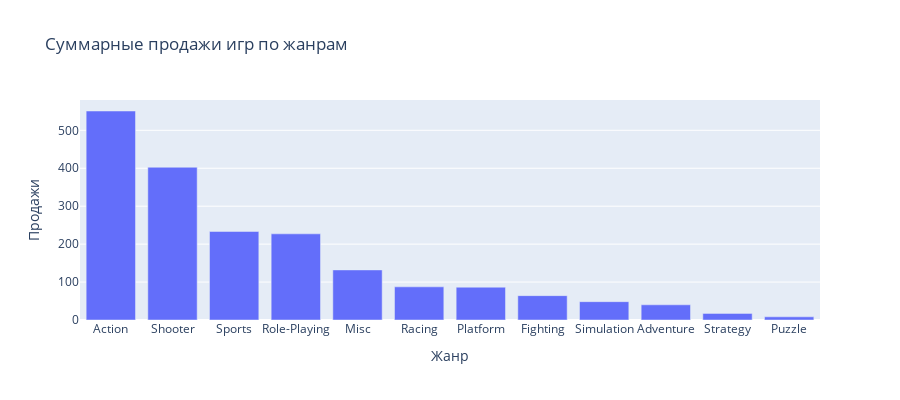

Write notebook code for a chart like this one.
### Markdown cell above
Для остальных платформ картина не меняется.

Данный результат вполне ожидаем - логично, что большинство покупателей принимает решение о покупке игры на основании обзоров, причем чем выше оценка, тем больше вероятность, что большее количество людей купят игру. При этом критики как правило публикуют свои обзоры либо перед или во время выхода игры, в то время как пользовательский рейтинг составляется намного позже, когда основные продажи уже прошли, и оказывает меньшее влияние на них.

#### Зависимость продаж от жанра

Изучим как продажи игры соотносятся с ее жанром. Построим график суммарных продаж игр каждого жанра:

### Code cell
sales_by_genre = (relevant_games.pivot_table(index = 'genre', 
                                             values = 'total_sales', 
                                             aggfunc = ['sum', 'median', 'count'])
                  .reset_index())
sales_by_genre.columns = sales_by_genre.columns.droplevel(1)

fig1 = px.bar(sales_by_genre.sort_values('sum', ascending = False), x = 'genre', y = 'sum', height = 400,
             title = 'Суммарные продажи игр по жанрам', labels = {'genre': 'Жанр', 'sum': 'Продажи'})
fig1.show()

### Figure 1 — Plotly figure (JSON) as saved in the notebook; plotly's stock layout.template omitted (floating-point values rounded to 4 significant figures)
{"data": [{"alignmentgroup": "True", "hovertemplate": "Жанр=%{x}<br>Продажи=%{y}<extra></extra>", "legendgroup": "", "marker": {"color": "#636efa"}, "name": "", "offsetgroup": "", "orientation": "v", "showlegend": false, "textposition": "auto", "type": "bar", "x": ["Action", "Shooter", "Sports", "Role-Playing", "Misc", "Racing", "Platform", "Fighting", "Simulation", "Adventure", "Strategy", "Puzzle"], "xaxis": "x", "y": [550.9, 402.7, 233.3, 227.1, 132.0, 87.42, 86.45, 64.2, 48.31, 40.05, 17.44, 8.39], "yaxis": "y"}], "layout": {"barmode": "relative", "height": 400, "legend": {"tracegroupgap": 0}, "title": {"text": "Суммарные продажи игр по жанрам"}, "xaxis": {"anchor": "y", "domain": [0, 1], "title": {"text": "Жанр"}}, "yaxis": {"anchor": "x", "domain": [0, 1], "title": {"text": "Продажи"}}}}
